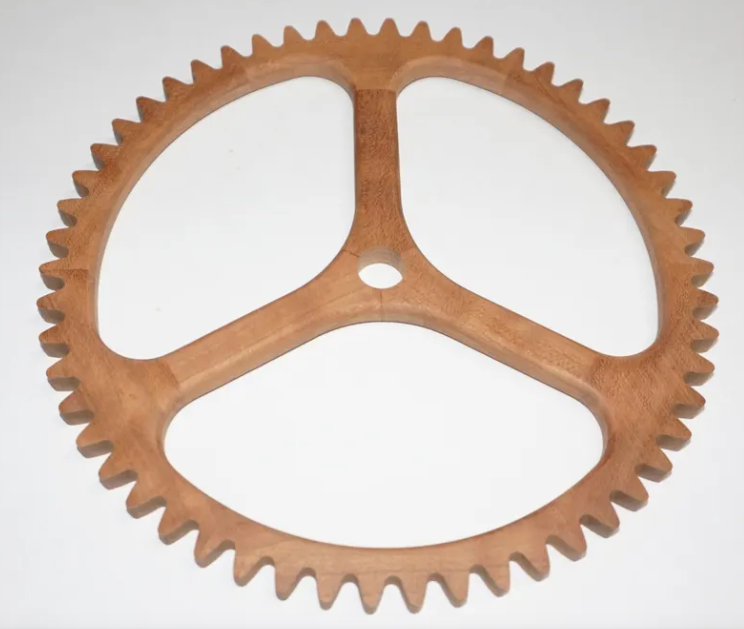
#> input picture src/drawings/Screenshot (3).png, 744 x 629 px, found by its file name
$ python measure_photo_v6.py
#> lines starting #> are read from the running program, lines starting #| are printed output that depends on the picture; after the words box and inside, x2 and y2 are one past the last pixel; in counts of white or black regions, pixels touching at a corner belong together
# -*- coding: utf-8 -*-
"""measure_photo_v6.py -- careful measurement of the real part on the photo.

Segments the wooden part, removes the elliptical foreshortening, and reports
every radius as a fraction of the tooth-tip radius:
    tip / root circles, rim inner circle, hub, bore, spoke width vs radius,
    window inner boundary.
"""
import math
import numpy as np
from PIL import Image
from scipy import ndimage

SRC = "/workspace/src/drawings/Screenshot (3).png"
OUT = "/workspace/FreeCAD_Models/out/"

rgb = np.array(Image.open(SRC).convert("RGB")).astype(float)
H, W, _ = rgb.shape
#> H = 629; W = 744
R, G, B = rgb[:, :, 0], rgb[:, :, 1], rgb[:, :, 2]
mx, mn = rgb.max(axis=2), rgb.min(axis=2)
sat = mx - mn
# wood: brownish (R > B), reasonably saturated, not blown out
wood = (sat > 22) & (R > B + 8) & (mx < 252)
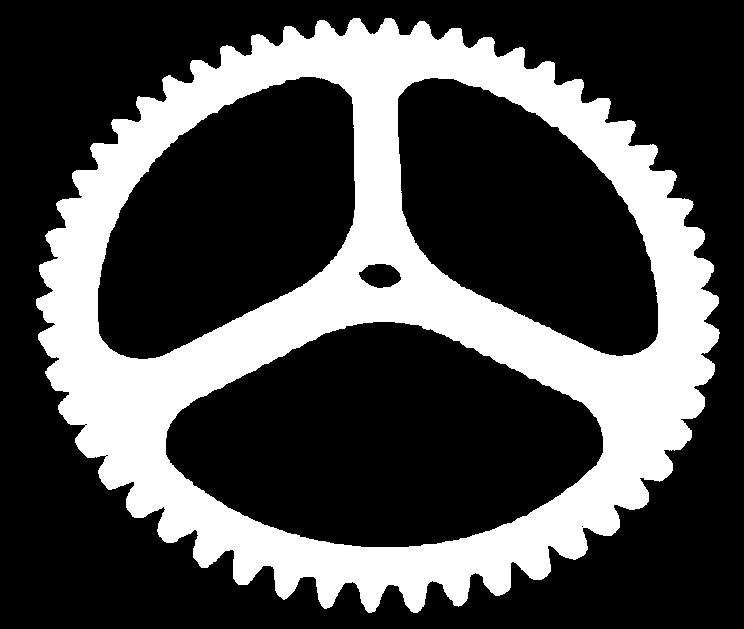
#> wood: shape (629, 744) bool; 29.4% white; 1 white region, box (x1, y1, x2, y2) and area: (36, 18, 720, 613) 137647
wood = ndimage.binary_closing(wood, np.ones((3, 3)))
#> wood: shape (629, 744) bool; 29.4% white; 1 white region, box (x1, y1, x2, y2) and area: (36, 18, 720, 613) 137743
wood = ndimage.binary_opening(wood, np.ones((3, 3)))
#> wood: shape (629, 744) bool; 29.4% white; 1 white region, box (x1, y1, x2, y2) and area: (36, 18, 719, 613) 137729
lab, n = ndimage.label(wood, np.ones((3, 3)))
#> n = 1
sizes = ndimage.sum(wood, lab, range(1, n + 1))
#> sizes = [137729]
gid = int(np.argmax(sizes)) + 1
#> gid = 1
wood = (lab == gid)
# fill small holes inside the wood (lighting), keep the real windows
filled = ndimage.binary_fill_holes(wood)
#> filled: shape (629, 744) bool; 64.8% white; 1 black region, box (x1, y1, x2, y2) and area: (0, 0, 744, 629) 164856
holes = filled & ~wood
#> holes: shape (629, 744) bool; 35.3% white; 4 white regions, box (x1, y1, x2, y2) and area: (166, 322, 603, 547) 69056, (98, 77, 355, 359) 48893, (398, 78, 658, 356) 46704, (359, 264, 401, 288) 738
hl, hn = ndimage.label(holes, np.ones((3, 3)))
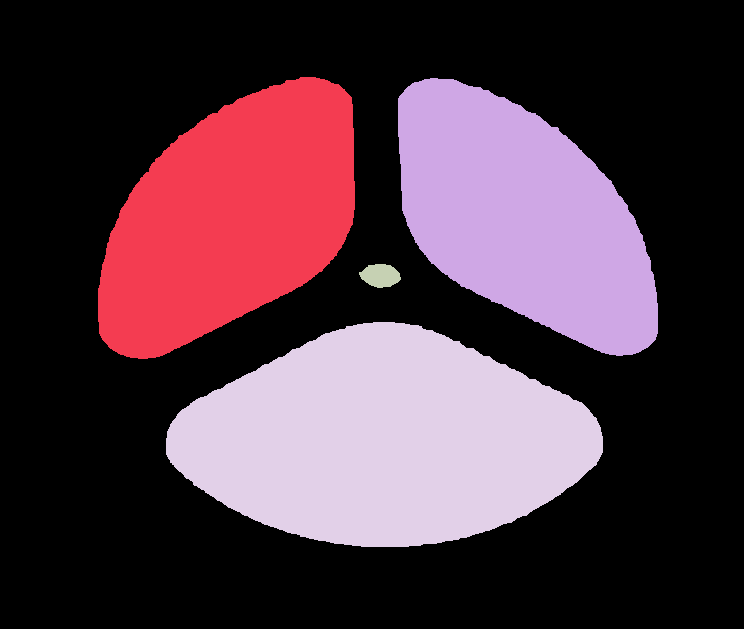
#> hl: shape (629, 744) int32; 5 distinct labels, from 0 to 4; one colour per label, 0 black
#> hn = 4
for i in range(1, hn + 1):
    a = int((hl == i).sum())
    if a < 400:                      # small speck -> wood
        wood |= (hl == i)
#> this loop made 4 passes
#> a on passes 1 to 4: 48893, 46704, 738, 69056

ys, xs = np.nonzero(wood)
x0, x1, y0, y1 = xs.min(), xs.max(), ys.min(), ys.max()
#> x0 = 36; x1 = 718; y0 = 18; y1 = 612
k = (x1 - x0) / float(y1 - y0)
#> k = 1.15
CX, CY = (x0 + x1) / 2.0, (y0 + y1) / 2.0
#> CX = 377; CY = 315
print("bbox x[%d..%d] y[%d..%d]  squash k=%.4f  centre=(%.1f,%.1f)"
      % (x0, x1, y0, y1, k, CX, CY))
#| bbox x[36..718] y[18..612]  squash k=1.1481  centre=(377.0,315.0)

# ---- corrected polar map ---------------------------------------------------
NA, NR = 1440, 720
RMAX = 360.0
th = np.linspace(0, 2 * math.pi, NA, endpoint=False)
rr = np.linspace(0, RMAX, NR)
TH, RR = np.meshgrid(th, rr, indexing="ij")
r_app = RR / np.sqrt(np.cos(TH) ** 2 + (k * np.sin(TH)) ** 2)
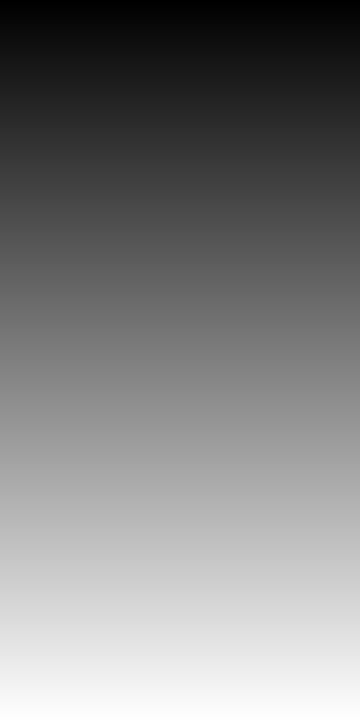
#> TH: shape (1440, 720) float64 (shown at 1/2 size); min 0, max 6.28, mean 3.14; drawn with min black and max white
X = np.rint(CX + r_app * np.cos(TH)).astype(int)
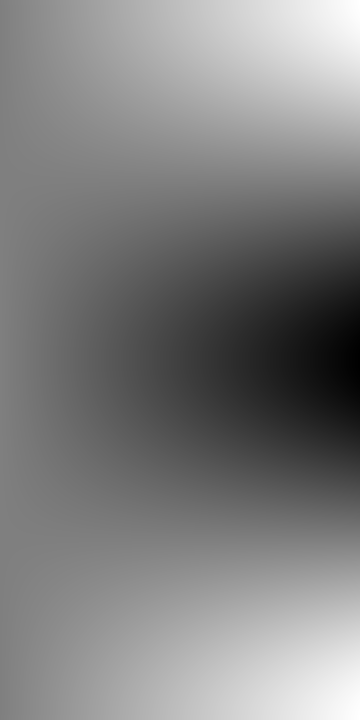
#> X: shape (1440, 720) int64 (shown at 1/2 size); min 17, max 737, mean 377; drawn with min black and max white
Y = np.rint(CY - r_app * np.sin(TH)).astype(int)
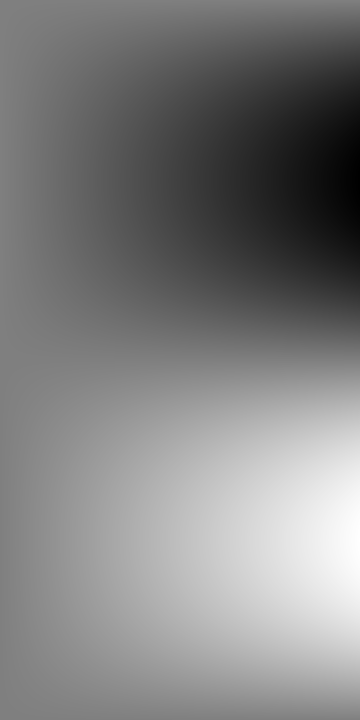
#> Y: shape (1440, 720) int64 (shown at 1/2 size); min 1, max 629, mean 315; drawn with min black and max white
ok = (X >= 0) & (X < W) & (Y >= 0) & (Y < H)
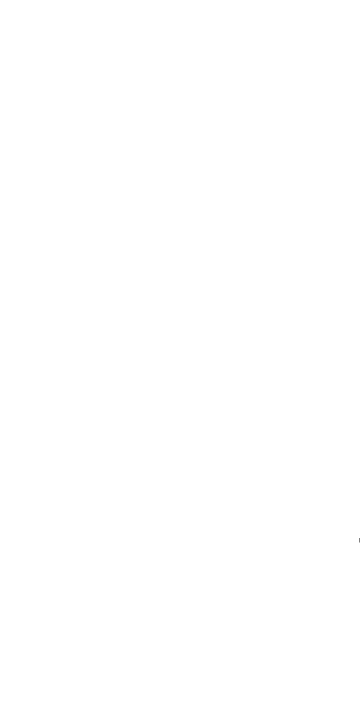
#> ok: shape (1440, 720) bool (shown at 1/2 size); 100% white; black in thin lines or dots, all inside (x1, y1, x2, y2) = (719, 1076, 720, 1085)
pw = np.zeros((NA, NR), bool)
pw[ok] = wood[Y[ok], X[ok]]
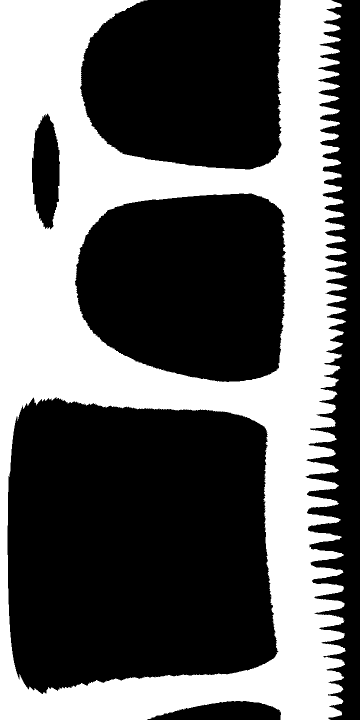
#> pw: shape (1440, 720) bool (shown at 1/2 size); 39.5% white; 1 white region, box (x1, y1, x2, y2) and area: (0, 0, 695, 1440) 409041
# median filter along angle to kill speckle
pw = ndimage.median_filter(pw.astype(np.uint8), size=(5, 1)).astype(bool)
#> pw: shape (1440, 720) bool; 39.5% white; 1 white region, box (x1, y1, x2, y2) and area: (0, 0, 693, 1440) 409152
np.save(OUT + "polar_wood_v6.npy", pw)

r_out = np.array([rr[np.nonzero(pw[i])[0][-1]] if pw[i].any() else 0.0
                  for i in range(NA)])
#> r_out = 1440 values, max 346.5 at index 526, min 306.4 at index 952, mean 332.4
Rtip = np.percentile(r_out, 99.5)
#> Rtip = 346
Rroot = np.percentile(r_out, 1.0)
#> Rroot = 307.4
print("\nRtip=%.1f  Rroot=%.1f  depth=%.1f (%.3f Rtip)"
      % (Rtip, Rroot, Rtip - Rroot, (Rtip - Rroot) / Rtip))
#| Rtip=346.0  Rroot=307.4  depth=38.6 (0.111 Rtip)

sig = r_out - r_out.mean()
#> sig = 1440 values, max 14.13 at index 526, min -25.93 at index 952, mean -2.24e-14
F = np.abs(np.fft.rfft(sig))
#> F = 721 values, max 4066 at index 2, min 3.23e-11 at index 0, mean 109.6
best = max(range(20, 90), key=lambda i: F[i])
#> best = 43
print("teeth (FFT peak) = %d   (amp %.1f)" % (best, F[best]))
#| teeth (FFT peak) = 43   (amp 2788.6)

# ---- bore ------------------------------------------------------------------
# the bore is the small hole at the centre: look at the polar map near r=0
col0 = pw[:, :int(0.2 * Rtip / RMAX * NR)].mean(axis=1)
#> col0 = 1440 values, max 1 at index 0, min 0.109 at index 1051, mean 0.617
print("material fraction near centre (r<0.2Rtip): %.2f" % col0.mean())
#| material fraction near centre (r<0.2Rtip): 0.62
# radial profile of material fraction averaged over all angles
frac = pw.mean(axis=0)
#> frac = 720 values, max 1 at index 0, min 0 at index 693, mean 0.395
print("\nradial material fraction (r/Rtip : frac):")
for f in np.arange(0.0, 1.01, 0.02):
    j = int(f * Rtip / RMAX * NR)
    print("  %.2f : %.2f" % (f, frac[j]))
#> this loop made 51 passes
#> j on passes 1 to 12: 0, 13, 27, 41, 55, 69, 83, 96, 110, 124, 138, 152
#|   0.00 : 1.00
#|   0.02 : 1.00
#|   0.04 : 0.68
#|   0.06 : 0.63
#|   0.08 : 0.61
#|   0.10 : 0.51
#|   0.12 : 0.45
#|   0.14 : 0.44
#> (further printed lines are left out)

# ---- angular runs at radii -------------------------------------------------
def runs_at(fr, band=4):
    j = int(fr * Rtip / RMAX * NR)
    col = pw[:, max(0, j - band):j + band + 1].mean(axis=1) > 0.5
    out, s = [], None
    for i, v in enumerate(col):
        if v and s is None:
            s = i
        elif not v and s is not None:
            out.append((s * 360.0 / NA, (i - 1) * 360.0 / NA))
            s = None
    if s is not None:
        out.append((s * 360.0 / NA, (NA - 1) * 360.0 / NA))
    return out


print("\nmaterial angular runs (deg) at r/Rtip:")
for f in (0.10, 0.15, 0.20, 0.25, 0.30, 0.35, 0.40, 0.45, 0.50, 0.55,
          0.60, 0.65, 0.70, 0.75, 0.78, 0.80, 0.82, 0.85, 0.90):
    rs = runs_at(f)
    rs = [t for t in rs if (t[1] - t[0]) > 1.0]
    print("  %.2f : %s" % (f, "  ".join("%.1f..%.1f" % t for t in rs)))
#> this loop made 19 passes
#> j in runs_at on passes 1 to 12: 69, 103, 138, 172, 207, 242, 276, 311, 345, 380, 415, 449

# ---- spoke width (linear) vs radius ---------------------------------------
print("\nspoke width (px and /Rtip) vs radius:")
for f in (0.15, 0.20, 0.25, 0.30, 0.35, 0.40, 0.45, 0.50, 0.55, 0.60,
          0.65, 0.70, 0.75, 0.78):
    rs = runs_at(f)
    rs = [t for t in rs if 3.0 < (t[1] - t[0]) < 60.0]
    if not rs:
        continue
    r = f * Rtip
    ws = [2 * r * math.sin(math.radians((t[1] - t[0]) / 2.0)) for t in rs]
    print("  r=%.0f (%.2f Rtip): %s   -> w=%.1f px = %.3f Rtip"
          % (r, f, "  ".join("%.1f..%.1f" % t for t in rs),
             np.mean(ws), np.mean(ws) / Rtip))
#> this loop made 14 passes
#> (j in runs_at, r, ws) on passes 1 to 12: (103, 51.9, [14.22]), (138, 69.2, [19.26]), (172, 86.5, [36.34, 60.58, 25.94]), (207, 103.8, [20.35, 68.01, 57.65, 33.37]), (242, 121.1, [12.15, 55.51, 56.02, 41.53]), (276, 138.4, [52.81, 56.36, 49.25]), (311, 155.7, [52.06, 54.74, 52.06]), (345, 173, [52.63, 54.87, 54.12]), (380, 190.3, [50.5, 53.79, 52.97]), (415, 207.6, [48.8, 54.19, 53.29]), (449, 224.9, [50.92, 58.71, 53.84]), (484, 242.2, [50.63, 71.59, 63.22])
#|   r=52 (0.15 Rtip): 344.0..359.8   -> w=14.2 px = 0.041 Rtip
#|   r=69 (0.20 Rtip): 343.8..359.8   -> w=19.3 px = 0.056 Rtip
#|   r=86 (0.25 Rtip): 0.0..24.2  161.2..202.2  342.5..359.8   -> w=41.0 px = 0.118 Rtip
#|   r=104 (0.30 Rtip): 0.0..11.2  69.2..107.5  171.0..203.2  341.2..359.8   -> w=44.8 px = 0.130 Rtip
#|   r=121 (0.35 Rtip): 0.0..5.8  76.2..102.8  177.0..203.8  340.0..359.8   -> w=41.3 px = 0.119 Rtip
#|   r=138 (0.40 Rtip): 78.5..100.5  180.8..204.2  339.2..359.8   -> w=52.8 px = 0.153 Rtip
#|   r=156 (0.45 Rtip): 80.2..99.5  184.0..204.2  338.5..357.8   -> w=53.0 px = 0.153 Rtip
#|   r=173 (0.50 Rtip): 81.2..98.8  186.2..204.5  338.0..356.0   -> w=53.9 px = 0.156 Rtip
#> (further printed lines are left out)

# ---- window inner boundary along the window axes --------------------------
print("\nwindow radial extent along window axes (deg):")
for a in (30, 150, 270):
    i = int(a / 360.0 * NA)
    col = pw[(i - 6) % NA:(i + 7) % NA].mean(axis=0) > 0.5
    segs, s = [], None
    for j, v in enumerate(col):
        if v and s is None:
            s = j
        elif not v and s is not None:
            segs.append((rr[s], rr[j - 1]))
            s = None
    if s is not None:
        segs.append((rr[s], rr[-1]))
    print("  %3d deg : %s" % (a, "  ".join("%.0f..%.0f (%.3f..%.3f Rtip)"
                                           % (t[0], t[1], t[0] / Rtip, t[1] / Rtip)
                                           for t in segs)))
#> this loop made 3 passes
#|    30 deg : 0..83 (0.000..0.240 Rtip)  279..335 (0.808..0.968 Rtip)
#|   150 deg : 0..78 (0.000..0.224 Rtip)  284..344 (0.822..0.994 Rtip)
#|   270 deg : 0..7 (0.000..0.020 Rtip)  266..334 (0.768..0.967 Rtip)

# ---- bore radius -----------------------------------------------------------
# scan the centre: the bore is the only hole near the centre
i0 = int(0.0 / 360.0 * NA)
print("\ncentre column material runs (r/Rtip):")
col = pw.mean(axis=0) > 0.5
segs, s = [], None
for j, v in enumerate(col):
    if v and s is None:
        s = j
    elif not v and s is not None:
        segs.append((rr[s], rr[j - 1]))
        s = None
#> after the loop, segs = [(0, 35.05), (56.58, 81.11), (275.4, 334.5)]
if s is not None:
    segs.append((rr[s], rr[-1]))
print("  " + "  ".join("%.0f..%.0f (%.3f..%.3f)" % (t[0], t[1], t[0] / Rtip, t[1] / Rtip)
                       for t in segs))
#|   0..35 (0.000..0.101)  57..81 (0.164..0.234)  275..334 (0.796..0.967)
